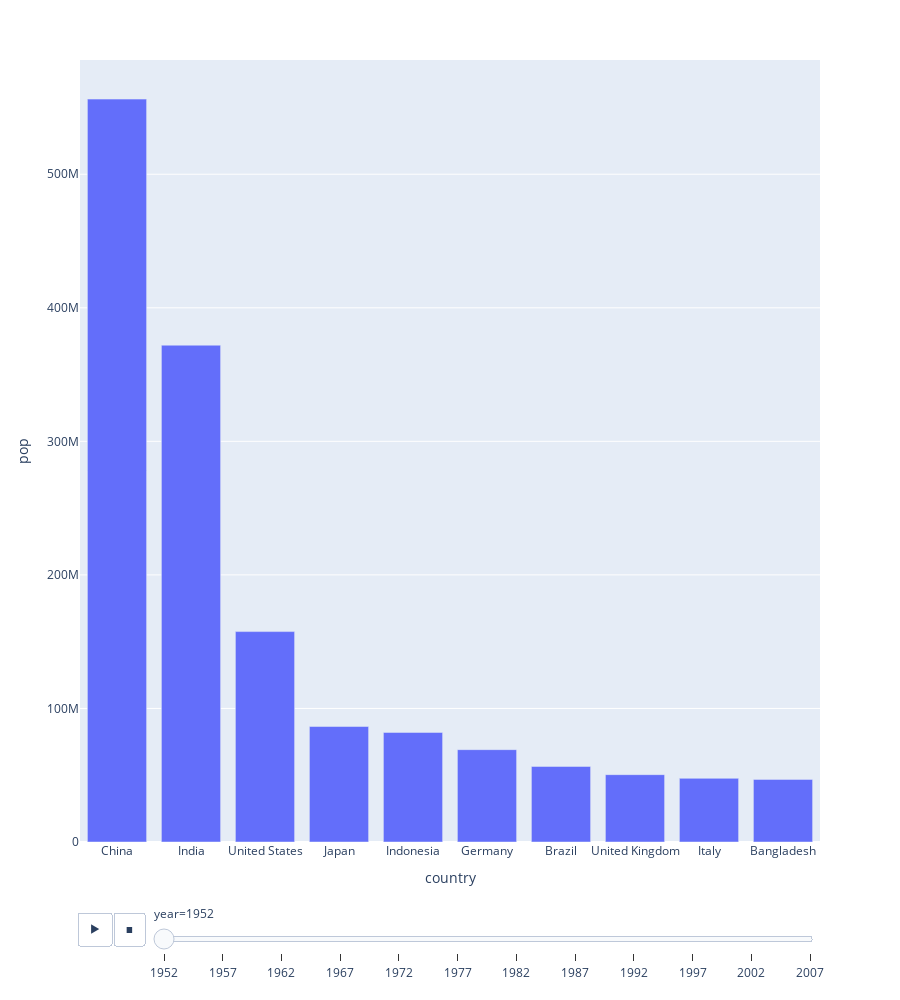

Write notebook code for a chart like this one.
### Markdown cell above
## Question 7:

Show only the top 10 countries in the animation

Hint: Use the axis limit to set this.

### Code cell
# YOUR CODE HERE
fig=px.bar(df,x='country',y='pop',animation_frame='year',height=1000)

fig.update_xaxes(categoryorder='total descending')
fig.update_xaxes(range=(-0.5,9.5))
fig.show()

### Figure 1 — Plotly figure (JSON) as saved in the notebook; plotly's stock layout.template omitted (floating-point values rounded to 4 significant figures; data arrays with more than 128 entries replaced by an {"elided": "..."} marker saying what was removed)
{"data": [{"alignmentgroup": "True", "hovertemplate": "year=1952<br>country=%{x}<br>pop=%{y}<extra></extra>", "legendgroup": "", "marker": {"color": "#636efa", "pattern": {"shape": ""}}, "name": "", "offsetgroup": "", "orientation": "v", "showlegend": false, "textposition": "auto", "type": "bar", "x": {"elided": "142 str values"}, "xaxis": "x", "y": {"elided": "142 int values"}, "yaxis": "y"}], "layout": {"barmode": "relative", "height": 1000, "legend": {"tracegroupgap": 0}, "margin": {"t": 60}, "sliders": [{"active": 0, "currentvalue": {"prefix": "year="}, "len": 0.9, "pad": {"b": 10, "t": 60}, "steps": [{"args": [["1952"], {"frame": {"duration": 0, "redraw": true}, "fromcurrent": true, "mode": "immediate", "transition": {"duration": 0, "easing": "linear"}}], "label": "1952", "method": "animate"}, {"args": [["1957"], {"frame": {"duration": 0, "redraw": true}, "fromcurrent": true, "mode": "immediate", "transition": {"duration": 0, "easing": "linear"}}], "label": "1957", "method": "animate"}, {"args": [["1962"], {"frame": {"duration": 0, "redraw": true}, "fromcurrent": true, "mode": "immediate", "transition": {"duration": 0, "easing": "linear"}}], "label": "1962", "method": "animate"}, {"args": [["1967"], {"frame": {"duration": 0, "redraw": true}, "fromcurrent": true, "mode": "immediate", "transition": {"duration": 0, "easing": "linear"}}], "label": "1967", "method": "animate"}, {"args": [["1972"], {"frame": {"duration": 0, "redraw": true}, "fromcurrent": true, "mode": "immediate", "transition": {"duration": 0, "easing": "linear"}}], "label": "1972", "method": "animate"}, {"args": [["1977"], {"frame": {"duration": 0, "redraw": true}, "fromcurrent": true, "mode": "immediate", "transition": {"duration": 0, "easing": "linear"}}], "label": "1977", "method": "animate"}, {"args": [["1982"], {"frame": {"duration": 0, "redraw": true}, "fromcurrent": true, "mode": "immediate", "transition": {"duration": 0, "easing": "linear"}}], "label": "1982", "method": "animate"}, {"args": [["1987"], {"frame": {"duration": 0, "redraw": true}, "fromcurrent": true, "mode": "immediate", "transition": {"duration": 0, "easing": "linear"}}], "label": "1987", "method": "animate"}, {"args": [["1992"], {"frame": {"duration": 0, "redraw": true}, "fromcurrent": true, "mode": "immediate", "transition": {"duration": 0, "easing": "linear"}}], "label": "1992", "method": "animate"}, {"args": [["1997"], {"frame": {"duration": 0, "redraw": true}, "fromcurrent": true, "mode": "immediate", "transition": {"duration": 0, "easing": "linear"}}], "label": "1997", "method": "animate"}, {"args": [["2002"], {"frame": {"duration": 0, "redraw": true}, "fromcurrent": true, "mode": "immediate", "transition": {"duration": 0, "easing": "linear"}}], "label": "2002", "method": "animate"}, {"args": [["2007"], {"frame": {"duration": 0, "redraw": true}, "fromcurrent": true, "mode": "immediate", "transition": {"duration": 0, "easing": "linear"}}], "label": "2007", "method": "animate"}], "x": 0.1, "xanchor": "left", "y": 0, "yanchor": "top"}], "updatemenus": [{"buttons": [{"args": [null, {"frame": {"duration": 500, "redraw": true}, "fromcurrent": true, "mode": "immediate", "transition": {"duration": 500, "easing": "linear"}}], "label": "&#9654;", "method": "animate"}, {"args": [[null], {"frame": {"duration": 0, "redraw": true}, "fromcurrent": true, "mode": "immediate", "transition": {"duration": 0, "easing": "linear"}}], "label": "&#9724;", "method": "animate"}], "direction": "left", "pad": {"r": 10, "t": 70}, "showactive": false, "type": "buttons", "x": 0.1, "xanchor": "right", "y": 0, "yanchor": "top"}], "xaxis": {"anchor": "y", "categoryorder": "total descending", "domain": [0, 1], "range": [-0.5, 9.5], "title": {"text": "country"}}, "yaxis": {"anchor": "x", "domain": [0, 1], "title": {"text": "pop"}}}}
